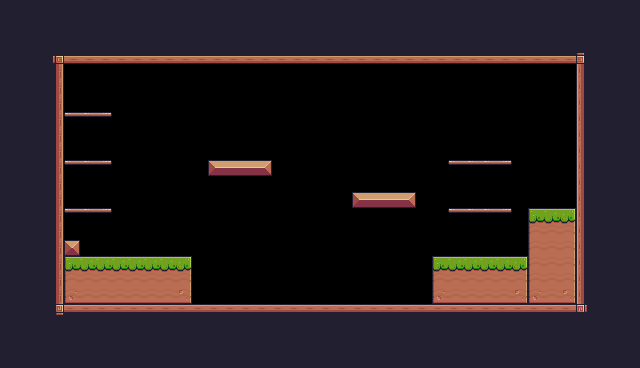

This game map was drawn from its Tiled (.tmx) file and the tilesets committed beside it. A one-line description and the full map source follow:
An orthogonal 40x23 tile map with 16x16 px tiles, 1 tile layer (Background) and 28 objects (9x Fruit, 5x Platform, 2x Saw, Player, Checkpoint).

<map version="1.10" tiledversion="1.12.1" orientation="orthogonal" renderorder="right-down" width="40" height="23" tilewidth="16" tileheight="16" infinite="0" nextlayerid="4" nextobjectid="58">
 <tileset firstgid="1" source="Pixel.tsx" />
 <layer id="1" name="Background" width="40" height="23">
  <properties>
   <property name="BackgroundColor" value="Gray" />
  </properties>
  <data encoding="csv">
24,24,24,24,24,24,24,24,24,24,24,24,24,24,24,24,24,24,24,24,24,24,24,24,24,24,24,24,24,24,24,24,24,24,24,24,24,24,24,24,
24,24,24,24,24,24,24,24,24,24,24,24,24,24,24,24,24,24,24,24,24,24,24,24,24,24,24,24,24,24,24,24,24,24,24,24,24,24,24,24,
24,24,24,24,24,24,24,24,24,24,24,24,24,24,24,24,24,24,24,24,24,24,24,24,24,24,24,24,24,24,24,24,24,24,24,24,24,24,24,24,
24,24,24,92,134,134,134,134,134,134,134,134,134,134,134,134,134,134,134,134,134,134,134,134,134,134,134,134,134,134,134,134,134,134,134,134,93,24,24,24,
24,24,24,113,0,0,0,0,0,0,0,0,0,0,0,0,0,0,0,0,0,0,0,0,0,0,0,0,0,0,0,0,0,0,0,0,111,24,24,24,
24,24,24,113,0,0,0,0,0,0,0,0,0,0,0,0,0,0,0,0,0,0,0,0,0,0,0,0,0,0,0,0,0,0,0,0,111,24,24,24,
24,24,24,113,0,0,0,0,0,0,0,0,0,0,0,0,0,0,0,0,0,0,0,0,0,0,0,0,0,0,0,0,0,0,0,0,111,24,24,24,
24,24,24,113,40,41,42,0,0,0,0,0,0,0,0,0,0,0,0,0,0,0,0,0,0,0,0,0,0,0,0,0,0,0,0,0,111,24,24,24,
24,24,24,113,0,0,0,0,0,0,0,0,0,0,0,0,0,0,0,0,0,0,0,0,0,0,0,0,0,0,0,0,0,0,0,0,111,24,24,24,
24,24,24,113,0,0,0,0,0,0,0,0,0,0,0,0,0,0,0,0,0,0,0,0,0,0,0,0,0,0,0,0,0,0,0,0,111,24,24,24,
24,24,24,113,40,41,42,0,0,0,0,0,0,13,14,14,15,0,0,0,0,0,0,0,0,0,0,0,40,41,41,42,43,0,0,0,111,24,24,24,
24,24,24,113,0,0,0,0,0,0,0,0,0,0,0,0,0,0,0,0,0,0,0,0,0,0,0,0,0,0,0,0,0,0,0,0,111,24,24,24,
24,24,24,113,0,0,0,0,0,0,0,0,0,0,0,0,0,0,0,0,0,12,13,14,14,15,0,0,0,0,0,0,0,0,0,0,111,24,24,24,
24,24,24,113,40,41,42,0,0,0,0,0,0,0,0,0,0,0,0,0,0,0,0,0,0,0,0,0,40,41,41,42,43,7,8,9,111,24,24,24,
24,24,24,113,0,0,0,0,0,0,0,0,0,0,0,0,0,0,0,0,0,0,0,0,0,0,0,0,0,0,0,0,0,29,30,31,111,24,24,24,
24,24,24,113,35,0,0,0,0,0,0,0,0,0,0,0,0,0,0,0,0,0,0,0,0,0,0,0,0,0,0,0,0,29,30,31,111,24,24,24,
24,24,24,113,7,8,8,8,8,8,8,9,0,0,0,0,0,0,0,0,0,0,0,0,0,0,0,7,8,8,8,8,9,29,30,31,111,24,24,24,
24,24,24,113,29,30,30,30,30,30,30,31,0,0,0,0,0,0,0,0,0,0,0,0,0,0,0,29,30,30,30,30,31,29,30,31,111,24,24,24,
24,24,24,113,51,52,52,52,52,52,52,53,0,0,0,0,0,0,0,0,0,0,0,0,0,0,0,51,52,52,52,52,53,51,52,53,111,24,24,24,
24,24,24,114,90,90,90,90,90,90,90,90,90,90,90,90,90,90,90,90,90,90,90,90,90,90,90,90,90,90,90,90,90,90,90,90,115,24,24,24,
24,24,24,24,24,24,24,24,24,24,24,24,24,24,24,24,24,24,24,24,24,24,24,24,24,24,24,24,24,24,24,24,24,24,24,24,24,24,24,24,
24,24,24,24,24,24,24,24,24,24,24,24,24,24,24,24,24,24,24,24,24,24,24,24,24,24,24,24,24,24,24,24,24,24,24,24,24,24,24,24,
24,24,24,24,24,24,24,24,24,24,24,24,24,24,24,24,24,24,24,24,24,24,24,24,24,24,24,24,24,24,24,24,24,24,24,24,24,24,24,24
</data>
 </layer>
 <objectgroup id="2" name="Spawnpoints">
  <object id="10" name="Player" type="Player" x="160" y="224" width="32" height="32" />
  <object id="39" name="Kiwi" type="Fruit" x="80" y="80" width="32" height="32" />
  <object id="41" name="Kiwi" type="Fruit" x="80" y="128" width="32" height="32" />
  <object id="42" name="Kiwi" type="Fruit" x="80" y="176" width="32" height="32" />
  <object id="43" name="Kiwi" type="Fruit" x="208" y="128" width="32" height="32" />
  <object id="44" name="Kiwi" type="Fruit" x="240" y="128" width="32" height="32" />
  <object id="45" name="Kiwi" type="Fruit" x="224" y="96" width="32" height="32" />
  <object id="46" name="Kiwi" type="Fruit" x="352" y="160" width="32" height="32" />
  <object id="47" name="Kiwi" type="Fruit" x="384" y="160" width="32" height="32" />
  <object id="48" name="Kiwi" type="Fruit" x="368" y="128" width="32" height="32" />
  <object id="52" type="Saw" x="304" y="288" width="32" height="32">
   <properties>
    <property name="isVertical" type="bool" value="false" />
    <property name="offNeg" type="float" value="7" />
    <property name="offPos" type="float" value="6" />
   </properties>
  </object>
  <object id="55" type="Saw" x="304" y="128" width="32" height="32">
   <properties>
    <property name="isVertical" type="bool" value="true" />
    <property name="offNeg" type="float" value="4" />
    <property name="offPos" type="float" value="3" />
   </properties>
  </object>
  <object id="57" name="Checkpoint" type="Checkpoint" x="512" y="144" width="64" height="64">
   <properties>
    <property name="BackgroundColor" value="Blue" />
   </properties>
  </object>
 </objectgroup>
 <objectgroup id="3" name="Collisions">
  <object id="12" x="48" y="48" width="16" height="272" />
  <object id="13" x="64" y="48" width="528" height="16" />
  <object id="14" x="576" y="64" width="16" height="256" />
  <object id="15" x="64" y="304" width="512" height="16" />
  <object id="16" x="64" y="240" width="16" height="16" />
  <object id="17" x="64" y="256" width="128" height="48" />
  <object id="18" x="208" y="160" width="64" height="16" />
  <object id="19" x="352" y="192" width="64" height="16" />
  <object id="20" x="432" y="256" width="96" height="48" />
  <object id="21" type="Platform" x="448" y="208" width="64" height="16" />
  <object id="23" type="Platform" x="448" y="160" width="64" height="16" />
  <object id="24" type="Platform" x="64" y="208" width="48" height="16" />
  <object id="25" type="Platform" x="64" y="160" width="48" height="16" />
  <object id="26" type="Platform" x="64" y="112" width="48" height="16" />
  <object id="56" x="528" y="208" width="48" height="96" />
 </objectgroup>
</map>
